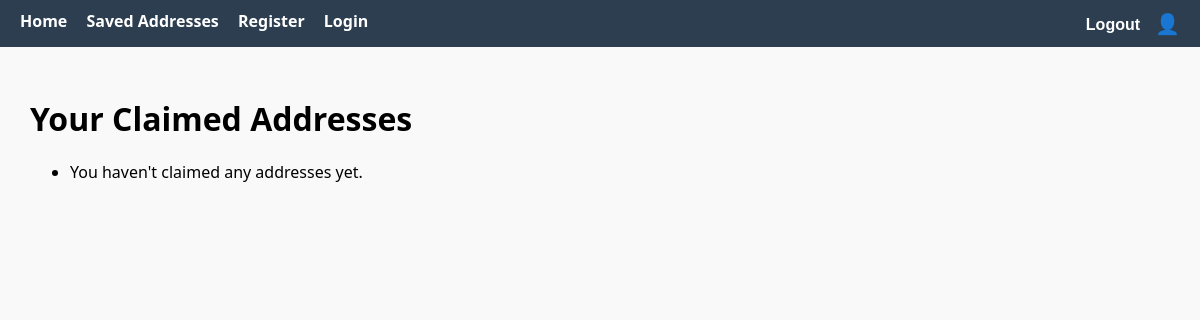
The app's page /ClaimedAddress/saved/ (signed in), older data.
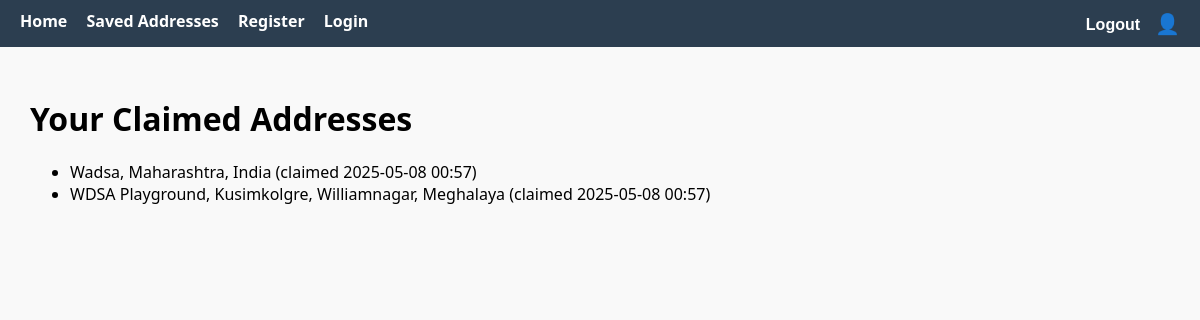
The same page, newer data.
### ClaimedAddress/models.py (models this page shows, shortened)
class ClaimedAddress(models.Model):
    user = models.ForeignKey(User, on_delete=models.CASCADE)
    address = models.CharField(max_length=512)
    claimed_at = models.DateTimeField(auto_now_add=True)

### ClaimedAddress/views.py (the view)
# urls.py: path('saved/', views.saved_addresses, name='saved_addresses'),
@login_required(login_url='/users/login/')
def saved_addresses(request):
    addresses = ClaimedAddress.objects.filter(user=request.user)
    return render(request, 'saved.html', {'addresses': addresses})

### ClaimedAddress/templates/saved.html (shortened to what this page needs)
{% extends 'layout.html' %}
{% block content %}
  <h1>Your Claimed Addresses</h1>
  <ul>
    {% for address in addresses %}
      <li>{{ address.address }} (claimed {{ address.claimed_at|date:"Y-m-d H:i" }})</li>
    {% empty %}
      <li>You haven't claimed any addresses yet.</li>
    {% endfor %}
  </ul>
{% endblock %}

### templates/layout.html (shortened to what this page needs)
<!DOCTYPE html>
{% load static %}
<html lang="en">
<head>
    <link rel="stylesheet" href="{% static 'css/style.css' %}">
</head>
<body>
    <nav class="navbar">
        <div class="nav-left">
            <a href="{% url 'home' %}">Home</a>
                <a href="{% url 'ClaimedAddress:saved_addresses' %}">Saved Addresses</a>
                <a href="{% url 'users:register' %}">Register</a>
                <a href="{% url 'users:login' %}">Login</a>
        </div>
        <div class="nav-right">
            {% if user.is_authenticated %}
                <form class="logout-form" action="{% url 'users:logout' %}" method="post">
                        <button type="submit" class="nav-button">Logout</button>
                </form>
            {% endif %}
            <div class="user-icon" title="{% if user.is_authenticated %}Logged in as {{ user.username }}{% else %}Not logged in{% endif %}">
                {% if user.is_authenticated %}
                    👤
                {% else %}
                    🚫
                {% endif %}
            </div>
        </div>
    </nav>
    <div class="container">
        {% block content %}{% endblock %}
    </div>
</body>
</html>

### static/css/style.css (style rules this page uses)
body { margin: 0; padding: 0; font-family: 'Segoe UI', Tahoma, Geneva, Verdana, sans-serif; background: #f9f9f9; }
h1 { margin-top: 20px; }
.navbar { background-color: #2c3e50; padding: 10px 20px; display: flex; justify-content: space-between; color: white; }
.navbar a { color: white; text-decoration: none; margin-right: 15px; font-weight: bold; transition: color 0.2s ease; }
.container { padding: 30px; }
.nav-button { background: none; border: none; color: white; font-weight: bold; cursor: pointer; text-decoration: none; font-size: 16px; margin: 0; padding: 0; }
.logout-form { display: inline; margin: 0; padding: 0; }

Row changes from the older to the newer data that the page shows:
added ClaimedAddress: address "Wadsa, Maharashtra, India", claimed_at "2025-05-08 00:57"
added ClaimedAddress: address "WDSA Playground, Kusimkolgre, Williamnagar, Meghalaya", claimed_at "2025-05-08 00:57"
Text that changed along with them:
text no longer shown: "You haven't claimed any addresses yet."
